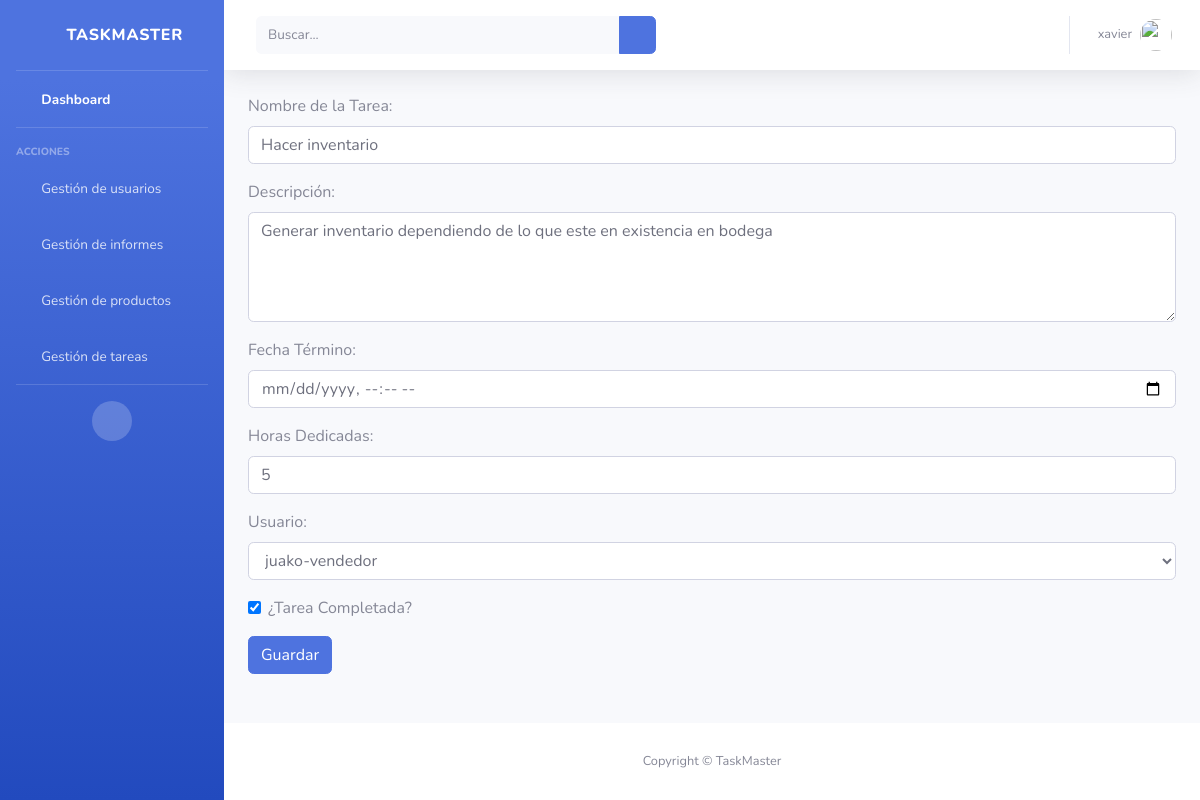
Page /modifyTask/2 (signed in) on the committed database.
### Root/models.py (models this page shows, shortened)
class Tarea(models.Model):
    idTarea = models.AutoField(primary_key=True, verbose_name='Id tarea')
    nombreTarea = models.CharField(max_length=100, verbose_name='Nombre tarea')
    descripcion = models.TextField(verbose_name='Descripción', null=True, blank=True)
    fechaInicio = models.DateTimeField(auto_now_add=True, verbose_name='Fecha inicio')
    fechaTermino = models.DateTimeField(verbose_name='Fecha término', null=True, blank=True)
    horasDedicadas = models.PositiveIntegerField(verbose_name='Horas dedicadas', default=0)
    usuario = models.ForeignKey(UserProfile, on_delete=models.CASCADE)
    terminado = models.BooleanField(default=False, verbose_name='Terminado')

### Root/views.py (the view)
# urls.py: path('modifyTask/<int:id>',views.modifyTask,name='modifyTask'),
def modifyTask(request, id):
    task = get_object_or_404(Tarea, idTarea=id)
    if request.method == "POST":
        form = TareaForm(request.POST, instance=task)
        if form.is_valid():
            form.save()
            messages.success(request, "Tarea actualizada con éxito.")
            return redirect('gestion_task')
        else:
            messages.error(request, "Hubo un error al actualizar la tarea.")
    else:
        form = TareaForm(instance=task)
    user_groups = request.user.groups.values_list('name', flat=True)
    is_admin = 'admin' in user_groups
    is_supervisor = 'supervisor' in user_groups
    is_vendedor = 'vendedor' in user_groups
    context = {
        'is_admin': is_admin,
        'is_supervisor': is_supervisor,
        'is_vendedor': is_vendedor,
        'form': form,
    }
    return render(request, "dashboard/GestionTareas/crud/modify_task.html",context)

### Root/forms.py
class TareaForm(forms.ModelForm):
    class Meta:
        model = Tarea
        fields = ['nombreTarea', 'descripcion', 'fechaTermino', 'horasDedicadas', 'usuario', 'terminado']
        widgets = {
            'nombreTarea': forms.TextInput(attrs={'class': 'form-control'}),
            'descripcion': forms.Textarea(attrs={'class': 'form-control', 'rows': 4}),
            'fechaTermino': forms.DateTimeInput(attrs={'class': 'form-control', 'type': 'datetime-local'}),
            'horasDedicadas': forms.NumberInput(attrs={'class': 'form-control'}),
            'usuario': forms.Select(attrs={'class': 'form-control'}),  # Para seleccionar el usuario asignado
            'terminado': forms.CheckboxInput(attrs={'class': 'form-check-input'}),
        }

### Root/models.py (called while the page is built)
    def __str__(self):
        return self.user.username

### Root/templates/dashboard/GestionTareas/crud/modify_task.html (shortened to what this page needs)
{%extends 'base.html'%}
{%load crispy_forms_tags%}
{%load static%}
{%block content%}
<form method="post">
    <div class="mb-3">
        <label for="id_nombreTarea" class="form-label">Nombre de la Tarea:</label>
        {{ form.nombreTarea }}
    </div>
    <div class="mb-3">
        <label for="id_descripcion" class="form-label">Descripción:</label>
        {{ form.descripcion }}
    </div>
    <div class="mb-3">
        <label for="id_fechaTermino" class="form-label">Fecha Término:</label>
        {{ form.fechaTermino }}
    </div>
    <div class="mb-3">
        <label for="id_horasDedicadas" class="form-label">Horas Dedicadas:</label>
        {{ form.horasDedicadas }}
    </div>
    <div class="mb-3">
        <label for="id_usuario" class="form-label">Usuario:</label>
        {{ form.usuario }}
    </div>
    <div class="form-check mb-3">
        {{ form.terminado }}
        <label for="id_terminado" class="form-check-label">¿Tarea Completada?</label>
    </div>
    <button type="submit" class="btn btn-primary">Guardar</button>
</form>
{%endblock%}

### Root/templates/base.html (shortened to what this page needs)
{%load static%}
<!DOCTYPE html>
<html lang="en">
<head>
    <link href="{%static 'vendor/fontawesome-free/css/all.min.css'%}" rel="stylesheet" type="text/css">
    <link href="{%static 'css/sb-admin-2.min.css'%}" rel="stylesheet">
</head>
<body id="page-top">
    <div id="wrapper">
        <ul class="navbar-nav bg-gradient-primary sidebar sidebar-dark accordion" id="accordionSidebar">
            <a class="sidebar-brand d-flex align-items-center justify-content-center" href="{%url 'admin_dashboard'%}">
                <div class="sidebar-brand-icon rotate-n-15">
                    <i class="fas fa-laugh-wink"></i>
                </div>
                <div class="sidebar-brand-text mx-3">TaskMaster</div>
            </a>
            <hr class="sidebar-divider my-0">
            <li class="nav-item active">
                <a class="nav-link" href="{%url 'admin_dashboard'%}">
                    <i class="fas fa-fw fa-tachometer-alt"></i>
                    <span>Dashboard</span></a>
            </li>
            <hr class="sidebar-divider">
<div class="sidebar-heading">
    Acciones
</div>
{% if is_admin %}
<li class="nav-item">
    <a class="nav-link collapsed" href="#" data-toggle="collapse" data-target="#collapseUserManagement"
       aria-expanded="true" aria-controls="collapseUserManagement">
        <i class="fas fa-fw fa-cog"></i>
        <span>Gestión de usuarios</span>
    </a>
</li>
{% endif %}
{% if is_admin or is_supervisor %}
<li class="nav-item">
    <a class="nav-link collapsed" href="#" data-toggle="collapse" data-target="#collapseReportManagement"
       aria-expanded="true" aria-controls="collapseReportManagement">
        <i class="fas fa-fw fa-cog"></i>
        <span>Gestión de informes</span>
    </a>
</li>
{% endif %}
{% if is_admin or is_supervisor %}
<li class="nav-item">
    <a class="nav-link collapsed" href="#" data-toggle="collapse" data-target="#collapseProductManagement"
       aria-expanded="true" aria-controls="collapseProductManagement">
        <i class="fas fa-fw fa-wrench"></i>
        <span>Gestión de productos</span>
    </a>
</li>
{% endif %}
{% if is_admin or is_supervisor or is_vendedor %}
<li class="nav-item">
    <a class="nav-link collapsed" href="#" data-toggle="collapse" data-target="#collapseTaskManagement"
       aria-expanded="true" aria-controls="collapseTaskManagement">
        <i class="fas fa-fw fa-wrench"></i>
        <span>Gestión de tareas</span>
    </a>
</li>
{% endif %}
<hr class="sidebar-divider">
<div class="text-center d-none d-md-inline">
    <button class="rounded-circle border-0" id="sidebarToggle"></button>
</div>
</ul>
<div id="content-wrapper" class="d-flex flex-column">
<div id="content">
    <nav class="navbar navbar-expand navbar-light bg-white topbar mb-4 static-top shadow">
        <form
            class="d-none d-sm-inline-block form-inline mr-auto ml-md-3 my-2 my-md-0 mw-100 navbar-search">
            <div class="input-group">
                <input type="text" class="form-control bg-light border-0 small" placeholder="Buscar..."
                    aria-label="Search" aria-describedby="basic-addon2">
                <div class="input-group-append">
                    <button class="btn btn-primary" type="button">
                        <i class="fas fa-search fa-sm"></i>
                    </button>
                </div>
            </div>
        </form>
        <ul class="navbar-nav ml-auto">
            <li class="nav-item dropdown no-arrow">
                <a class="nav-link dropdown-toggle" href="#" id="userDropdown" role="button"
                    data-toggle="dropdown" aria-haspopup="true" aria-expanded="false">
                    <span class="mr-2 d-none d-lg-inline text-gray-600 small">{{user.username}}</span>
                    <img class="img-profile rounded-circle"
                        src="{%static 'img/undraw_profile.svg'%}">
                </a>
            </li>
        </ul>
    </nav>
    <div class="container-fluid">
        {%block content%}
        {%endblock%}
    </div>
</div>
{%block footer%}
<footer class="sticky-footer bg-white">
    <div class="container my-auto">
        <div class="copyright text-center my-auto">
            <span>Copyright &copy; TaskMaster </span>
        </div>
    </div>
</footer>
</div>
</div>
{%endblock%}
</body>
</html>

### rows in the picture
Tarea: nombreTarea "Hacer inventario", descripcion "Generar inventario dependiendo de lo que este en existencia en bodega", horasDedicadas "5", usuario "juako-vendedor", terminado "☑"

### other values in the picture
{{ user.username }} "xavier"
